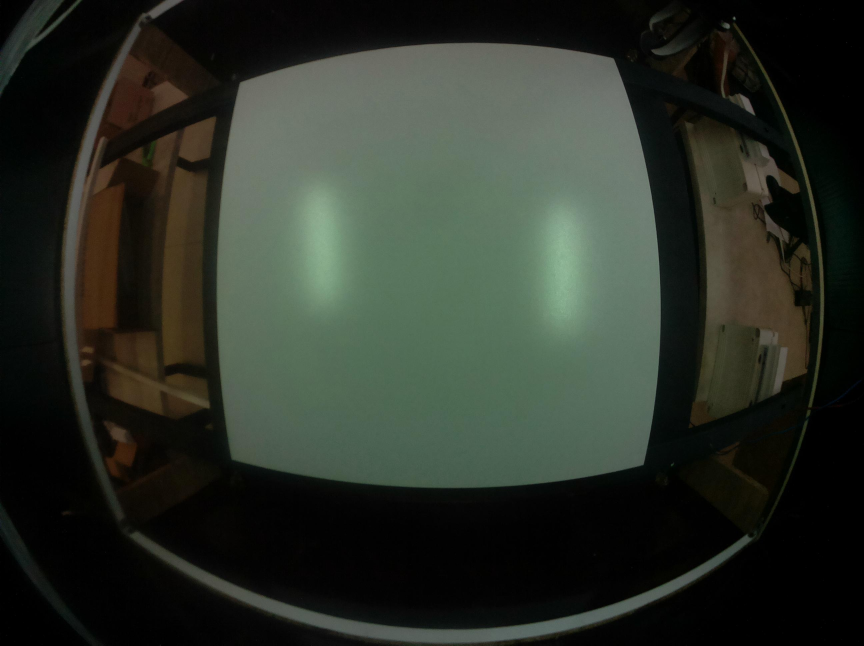
#> input picture 333.jpeg, 2592 x 1936 px (shown at 1/3 size)
$ python Test.py   (older library calls are emulated)
#> lines starting #> are read from the running program, lines starting #| are printed output that depends on the picture; after the words box and inside, x2 and y2 are one past the last pixel; in counts of white or black regions, pixels touching at a corner belong together
#> (reads RCIP.json from the repository)
#> further down, img is the input picture: shape (1936, 2592, 3); mean B, G, R 40.5, 49.3, 43.4
### RasamAnDAlgo.py
import numpy as np
import cv2
import json
from datetime import datetime
import math

def loadConfig(addr = "./RCIPAnD.json"):
#> called with addr = './RCIPAnD.json'
    jsonFile =  open(addr)
#> (reads RCIPAnD.json from the repository)
    data = json.load(jsonFile)
    return data

num=0

###main function###

def AngelDetectionAlgo(img,utilCfg,algoCfg,debugFlag = False,persCalibrationmode=False,cropCalibrationmode=False):

    print("#### startAnD at: "+str(datetime.now()))
    # [11 lines of commented-out code are left out]


    defisheyeimage=DefisheyeImage(img,algoCfg,debugFlag)
    if(debugFlag):
        cv2.imwrite("undistorted.jpg",defisheyeimage)
    # defisheyeimage=img
    if (persCalibrationmode):
        # [7 lines of commented-out code are left out]
        maskPoint = cuttingconveyor(defisheyeimage)
        result,mask=maskonimage(defisheyeimage,algoCfg,debugFlag,maskPoint = maskPoint)
        approx1,approx2=CornerDetection( result,mask,algoCfg,debugFlag,maskPoint = maskPoint)
        pointsList = findOrderedTileCorners(approx1,approx2)
        # pointsList=[[903,468],[1658,367],[1720,1232],[891,1172]]

        nopers = getPerspectiveTransformMatrix(defisheyeimage,pointsList,algoCfg)
        if(debugFlag):
            cv2.imwrite("unperspective.jpg",nopers)
        return


    image=UnpersPective(defisheyeimage,algoCfg,debugFlag)
    image = cv2.resize(image,None,fx=0.5,fy=0.5)
    if(debugFlag):
        cv2.imwrite("unperspective.jpg",image)

    if (cropCalibrationmode):
        maskPoint = cuttingconveyor(image)
        print (maskPoint)
        return

    result,mask=maskonimage(image,algoCfg,debugFlag)
    approx1,approx2=CornerDetection( result,mask,algoCfg,debugFlag)
    pointsList = findOrderedTileCorners(approx1,approx2)

    angle,resImage=CalculateAngle2(image, pointsList,debugFlag )
    img,ratiodiameter=CalculateDiameter(resImage,pointsList,debugFlag)
    print(angle)
    return img,angle,ratiodiameter


def DefisheyeImage(img,algoCfg,debugFlag = False):

#> called with debugFlag = False
    DIM = algoCfg["defisheye_image"]["DIM"]
#> DIM = [2592, 1944]
    K = algoCfg["defisheye_image"]["K"]
#> K = [[1112, 0, 1208.6], [0, 1109.9, 836.8], [0, 0, 1]]
    K=np.array(K)
    D = algoCfg["defisheye_image"]["D"]
#> D = [[-0.055], [-0.0294], [0.041], [-0.0169]]
    D=np.array(D)
#> D = [-0.055, -0.0294, 0.041, -0.0169]

    nk=K.copy()
#> nk = [[1112, 0, 1208.6], [0, 1109.9, 836.8], [0, 0, 1]]
    nk[0,0]=K[0,0]/2
    nk[1,1]=K[1,1]/2
    map1, map2 = cv2.fisheye.initUndistortRectifyMap(K, D, np.eye(3),nk,DIM , cv2.CV_16SC2)
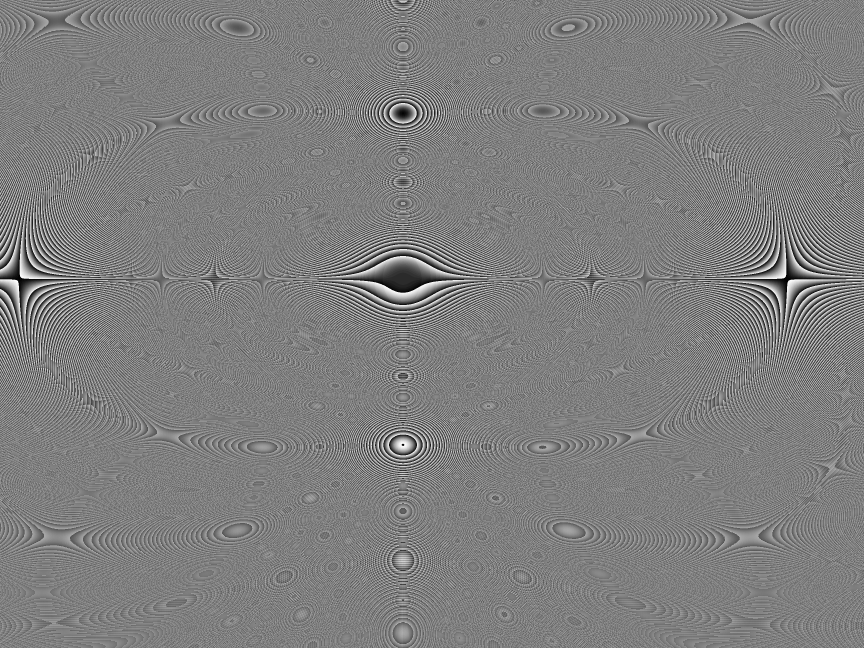
#> map2: shape (1944, 2592) uint16 (shown at 1/3 size); min 0, max 1023, mean 511.1; drawn with min black and max white

    undistorted_img = cv2.remap(img, map1, map2, interpolation=cv2.INTER_LINEAR, borderMode=cv2.BORDER_CONSTANT)
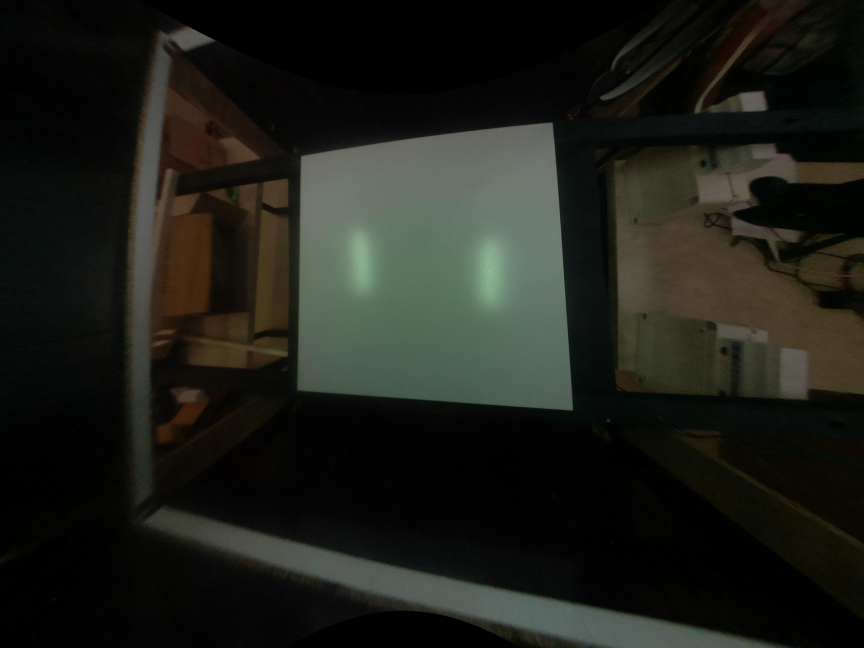
#> undistorted_img: shape (1944, 2592, 3) (shown at 1/3 size); mean B, G, R 24.8, 31.2, 29.7

    if (debugFlag):
        cv2.imshow("Undistort Image",cv2.resize(undistorted_img,(1024,768)))
        cv2.waitKey(0)
    undistorted_img = undistorted_img.astype("uint8")
    print("######end defisheye"+str(datetime.now()))
    return undistorted_img


def UnpersPective(img,algoCfg,debugFlag = False):
#> called with debugFlag = False
    matrix= algoCfg["unperspectiv_image"]["matrix"]
#> matrix = [[2.8, -0.0606, -2000.7], [0.544, 2.45, -1089.7], [0.000416, 5.96e-05, 1]]
    if(debugFlag):
        print(matrix)
        print(type(matrix))
    widthImg= algoCfg["unperspectiv_image"]["widthImg"]
#> widthImg = 2000
    heightImg= algoCfg["unperspectiv_image"]["heightImg"]
#> heightImg = 2000
    matrix = np.array(matrix)
    imgWarpColored = cv2.warpPerspective(img, matrix, (widthImg, heightImg))
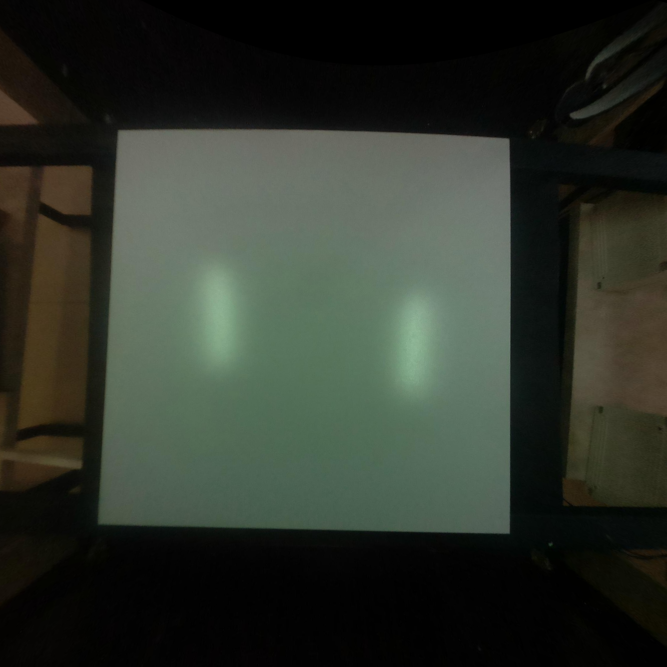
#> imgWarpColored: shape (2000, 2000, 3) (shown at 1/3 size); mean B, G, R 43, 52.1, 46.3
    print("######end UnpersPective"+str(datetime.now()))

    if (debugFlag):
        cv2.imshow("unperspective Image",cv2.resize(imgWarpColored,(1024,768)))
        cv2.waitKey(0)
    return imgWarpColored


# [35 lines left out: function cuttingconveyor, not called in this run]


def maskonimage(img,algoCfg,debugFlag = False,maskPoint = None):
#> called with debugFlag = False
    if maskPoint is None:
        P1=algoCfg["point_mask"]["P1"]
#> P1 = [570, 584]
        P2=algoCfg["point_mask"]["P2"]
#> P2 = [1440, 696]
        P3=algoCfg["point_mask"]["P3"]
#> P3 = [532, 1286]
        P4=algoCfg["point_mask"]["P4"]
#> P4 = [1438, 1412]
    else:
        P1=maskPoint[0]
        P2=maskPoint[1]
        P3=maskPoint[2]
        P4=maskPoint[3]

    # im1 = img[P1[1]:P2[1],P1[0]:P2[0]]
    # im2=img[pointsList[2][1]:pointsList[3][1],pointsList[2][0]:pointsList[3][0]]
    mask = np.zeros(img.shape, dtype=np.uint8)
    cv2.rectangle(mask, (P1), (P2), (255, 255, 255), -1)
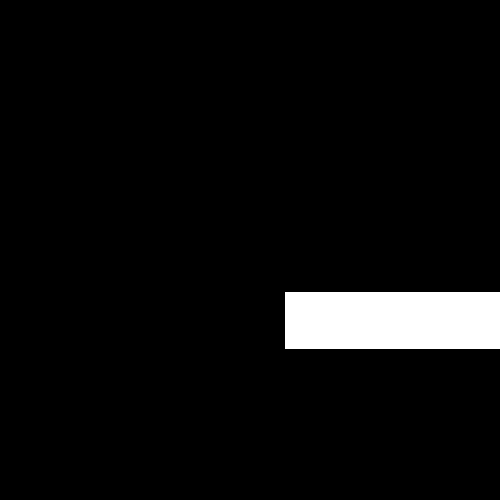
#> mask: shape (1000, 1000, 3) (shown at 1/2 size); 4.9% white; 1 white region, box (x1, y1, x2, y2) and area: (570, 584, 1000, 697) 48590
    cv2.rectangle(mask, (P3), (P4), (255, 255, 255), -1)
    result = cv2.bitwise_and(img, mask,mask=None)
    result[np.all(result == (0, 0, 0), axis=-1)] = (0,255,0)
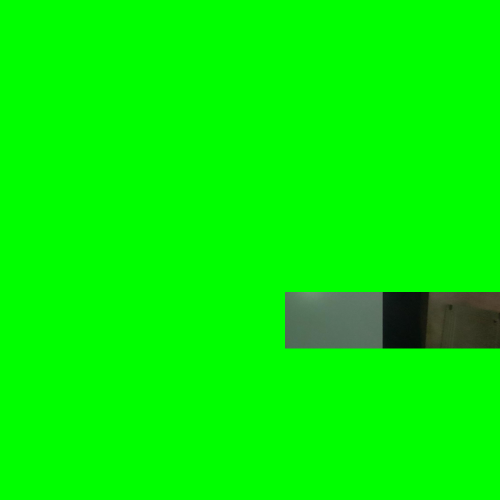
#> result: shape (1000, 1000, 3) (shown at 1/2 size); mean B, G, R 2.9, 246.3, 3.1
    print("######end maskonimage"+str(datetime.now()))
    if(debugFlag):
        cv2.imshow("mask",cv2.resize(mask,(1024,768)))
        cv2.waitKey(0)
    return result,mask


def CornerDetection(img,mask,algoCfg,debugFlag = False,maskPoint = None):

#> called with debugFlag = False
    sharpen_kernel=algoCfg["corner_detection"]["sharpen_kernel"]
#> sharpen_kernel = [[0, -1, 0], [-1, 5, -1], [0, -1, 0]]
    canny_min=algoCfg["corner_detection"]["canny_min"]
#> canny_min = 80
    canny_max=algoCfg["corner_detection"]["canny_max"]
#> canny_max = 160
    sharpen_kernel=np.array(sharpen_kernel)

    gray = cv2.cvtColor(img, cv2.COLOR_BGR2GRAY)
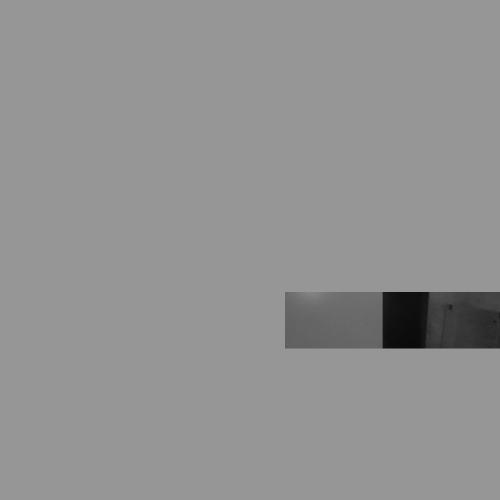
#> gray: shape (1000, 1000) (shown at 1/2 size); min 8, max 150, mean 146.1
    # [24 lines of commented-out code are left out]

    canny = cv2.Canny(img ,canny_min,canny_max)
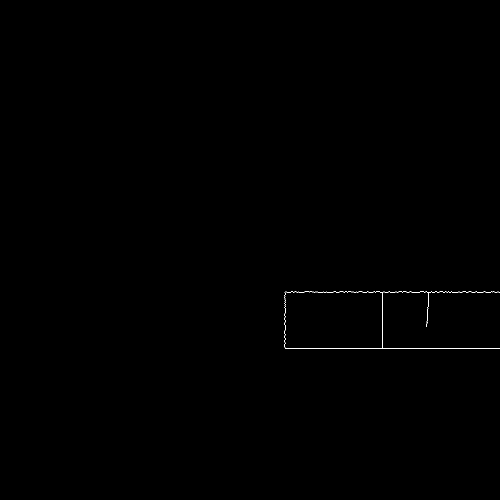
#> canny: shape (1000, 1000) (shown at 1/2 size); 0.12% white in thin lines or dots, all inside (x1, y1, x2, y2) = (569, 583, 1000, 698)

    # [33 lines of commented-out code are left out]

    if (debugFlag):
        cv2.imshow("cannyImage",cv2.resize(canny,(1024,768)))
        cv2.waitKey(0)
    cnts,_ = cv2.findContours(canny, cv2.RETR_TREE, cv2.CHAIN_APPROX_NONE)
#> cnts = 2 contours; box (x1, y1, x2, y2) and area: (569, 583, 1000, 698) 22028, (569, 583, 766, 698) 22024
    innerCnts = []
    outerCnts = []
    if(maskPoint is None):
        marginPoint1 = (algoCfg["point_mask"]["P1"][0] + algoCfg["corner_detection"]["point_mask_margin"],
            algoCfg["point_mask"]["P1"][1] + algoCfg["corner_detection"]["point_mask_margin"])
#> marginPoint1 = (575, 589)
        marginPoint4 = (algoCfg["point_mask"]["P4"][0] - algoCfg["corner_detection"]["point_mask_margin"],
            algoCfg["point_mask"]["P4"][1] - algoCfg["corner_detection"]["point_mask_margin"])
#> marginPoint4 = (1433, 1407)
    else:
        marginPoint1 = (maskPoint[0][0] + algoCfg["corner_detection"]["point_mask_margin"],
            maskPoint[0][1] + algoCfg["corner_detection"]["point_mask_margin"])
        marginPoint4 = (maskPoint[3][0] - algoCfg["corner_detection"]["point_mask_margin"],
            maskPoint[3][1] - algoCfg["corner_detection"]["point_mask_margin"])

    # [18 lines of commented-out code are left out]


    for cntWalk in cnts:
        if(cv2.pointPolygonTest(cntWalk,marginPoint1,False) >= 0):
            outerCnts.append(cntWalk)
            continue
        if(cv2.pointPolygonTest(cntWalk,marginPoint4,False) >= 0):
            outerCnts.append(cntWalk)
#> this loop made 2 passes
#> after the loop, outerCnts has the same summary as cnts

    cnts = sorted(outerCnts, key = cv2.contourArea,reverse=False)
    cnts = cnts[:-2]
#> cnts = []
    if(debugFlag):
        for i,cWalk in enumerate(cnts):
            image=img.copy()
            cv2.drawContours(image, [cWalk], -1, (0, 0, 255), 5)
            # print ("hierarchy##########\n",h[0][i])
            # cv2.imshow(str(i),cv2.resize(image,(1024,768)))
            # cv2.waitKey(0)
            if( i>=10):
                break
    cv2.drawContours(mask, cnts, -1, color=(0, 0,0), thickness=cv2.FILLED)
    graymask =  cv2.cvtColor(mask,cv2.COLOR_RGB2GRAY)
    cnts,_ = cv2.findContours(graymask, cv2.RETR_TREE, cv2.CHAIN_APPROX_SIMPLE)
#> cnts = [[[570, 584], [570, 696], [999, 696], [999, 584]]]
    cnts = sorted(cnts, key = cv2.contourArea,reverse=True)
    if(debugFlag):
        cv2.imshow("innercnts",cv2.resize(mask,(1024,768)))
        cv2.waitKey(0)
        for j,cWalk in enumerate(cnts):
            image=img.copy()
            cv2.drawContours(image, [cWalk], -1, (0, 0, 255), 5)
            # print ("hierarchy##########\n",h[0][i])
            cv2.imshow(str(j),cv2.resize(image,(1024,768)))
            cv2.waitKey(0)
            if( j>=10):
                break

    peri = cv2.arcLength(cnts[0], True)
#> peri = 1082
    approx1 = cv2.approxPolyDP(cnts[0], 0.01 * peri, True)
#> approx1 = [[570, 584], [570, 696], [999, 696], [999, 584]]
#> (the run stopped early here; a loop or call above may not have finished)
